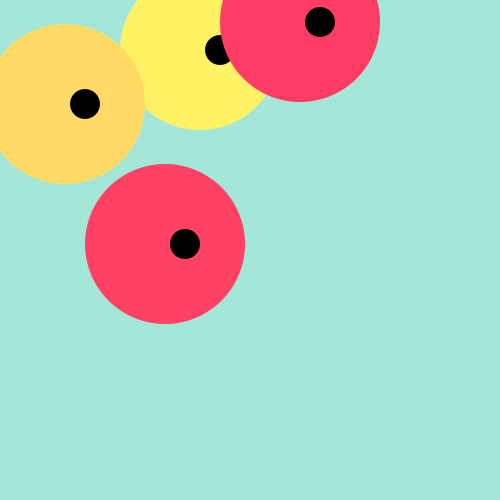
Frame 1 (no input)
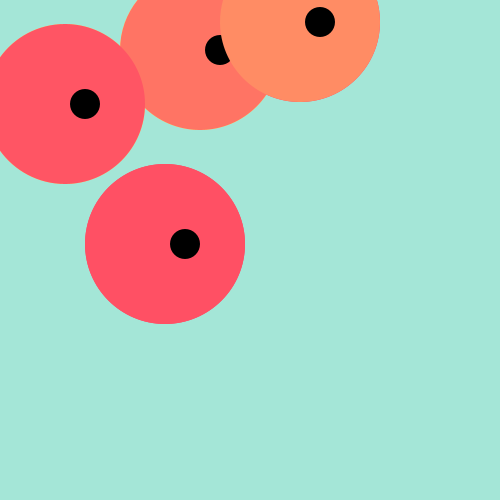
Frame 2 (the mouse pressed at the canvas centre, redrawn once)

The Processing sketch that drew these frames (run headless with seeded random() and noise(); the mouse was pressed at the canvas centre and the sketch redrawn once):

// Processing sketch: Exercise_21_1
// ── Exercise_21_1.pde
// This is a function that draws a shape to the 
//screen multiple times, each at a different position.

void setup() { 
  size(500, 500); 
  noStroke(); 
  smooth(); 
  noLoop();
  background(random(255), 230, 215);
}

void draw() {
  shape(165, 244);
  shape(200, 50);
  shape(300, 22);
  shape(65, 104);
  
}

void shape(int x, int y) {
  fill(255, random(255), 100);
  ellipse(x, y, 160, 160); //large circle
  fill(0);
  ellipse(x+20, y, 30, 30); // small black circle 
}
